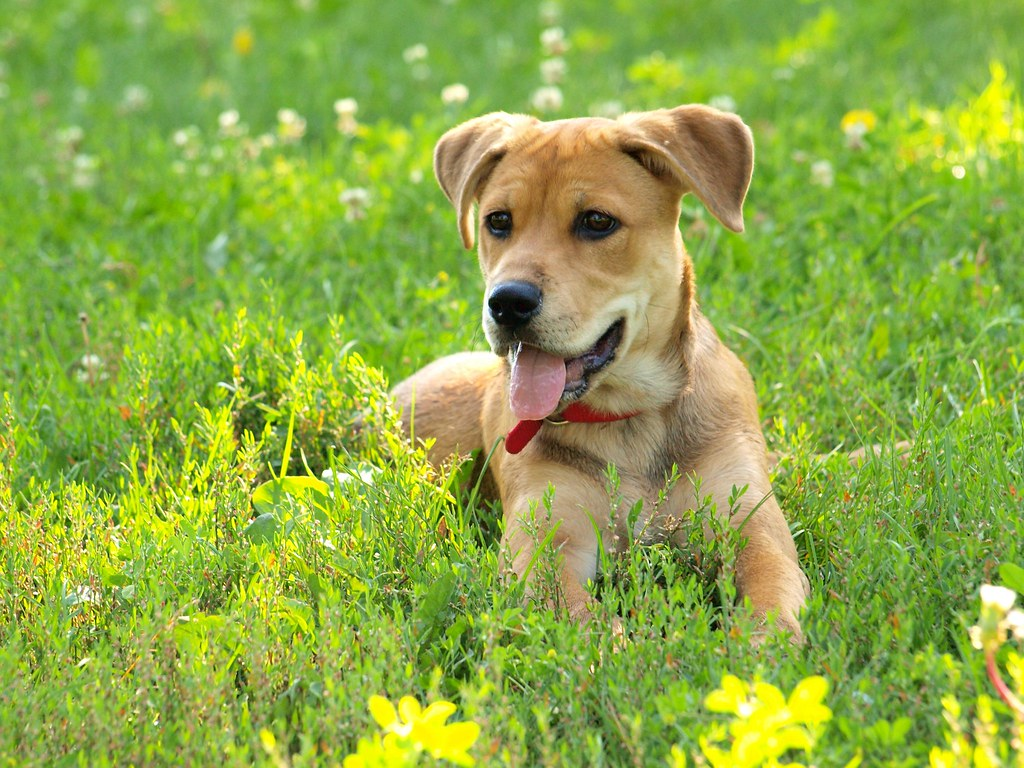
#> input picture Python for ML and AI/Homework 3/dog.png, 1024 x 768 px, found by its file name
$ python hw3_solution.py
#> lines starting #> are read from the running program, lines starting #| are printed output that depends on the picture
#> further down, img is the input picture: shape (768, 1024, 3); mean B, G, R 69.1, 170.8, 142.5
'''

Create a class called ImageAugmentor which needs to have the following methods
1. rotate() which takes an image and an angle in radians and returns the rotated image.
2. translate() which takes an image and a translation in pixels and returns the translated image. Assume that the translation along x- and y-axis are same.
3. scale() which takes an image and a scaling factor and returns the scaled image.
4. noise() which takes an image, the mean and variance of a Gaussian and applies Gaussian noise returns the noisy image.
5. transform() which takes an image and applies random rotation less than 10 degrees, random translation between -10 and 10 pixels, random scaling between 0.8 and 1.1, random Gaussian noise with a mean of 0 and variance between 0 and 0.02 and return the final image. The transform() method will use methods in #1 to #4 for performing the various operations. You do not need to call methods in #1 to #4 directly.


You need to test your code using the 'dog.png' image supplied in your notes. Finally view the output image. Use the test code below for testing your class.

img = cv2.imread("dog.png")
aug = ImageAugmentor()
img1 = aug.transform(img)
print(img1.shape)
plt.imshow(img1)
plt.show()


'''

import random
import numpy as np
import cv2
from skimage.transform import warp, AffineTransform
from skimage.util import random_noise

import matplotlib.pyplot as plt

class ImageAugmentor:
    def rotate(self, img, ang):
#> called with ang = 0.0958
        tform = AffineTransform(rotation=ang)
        out_img = warp(img, tform)
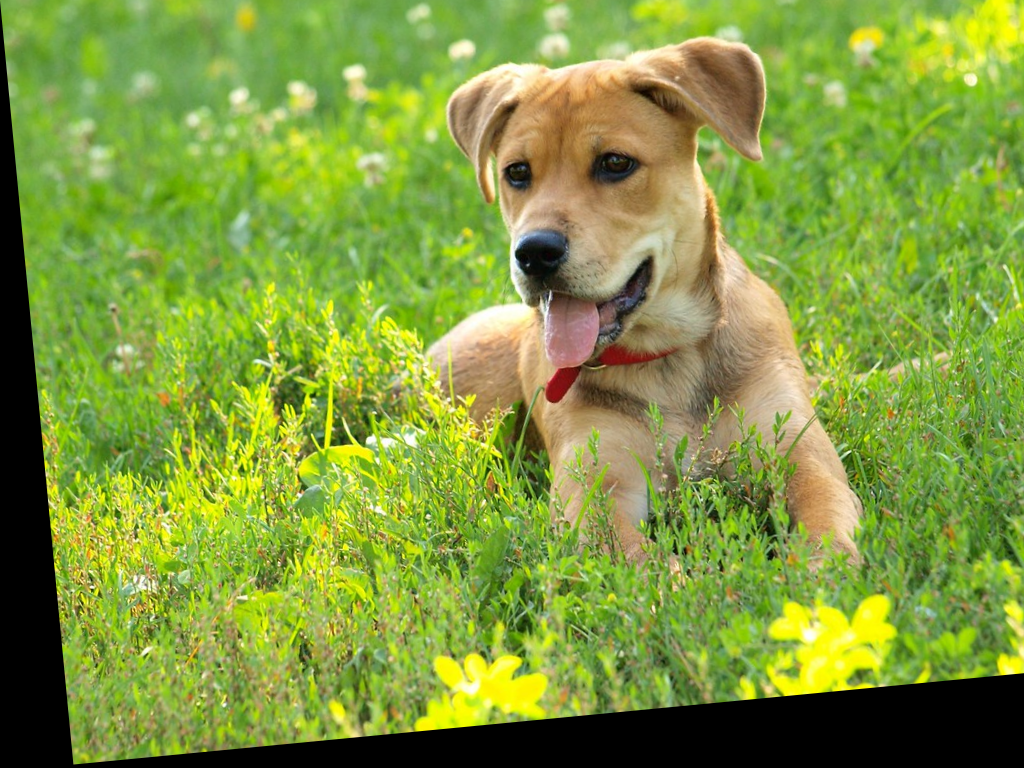
#> out_img: shape (768, 1024, 3) float64; mean B, G, R 0.245, 0.604, 0.509
        return out_img

    def scale(self, img, scale):
        tform = AffineTransform(scale=scale)
        out_img = warp(img, tform)
        return out_img

    def translate(self, img, tr):
#> called with tr = -10
        tform = AffineTransform(translation=(tr, tr))
        out_img = warp(img, tform)
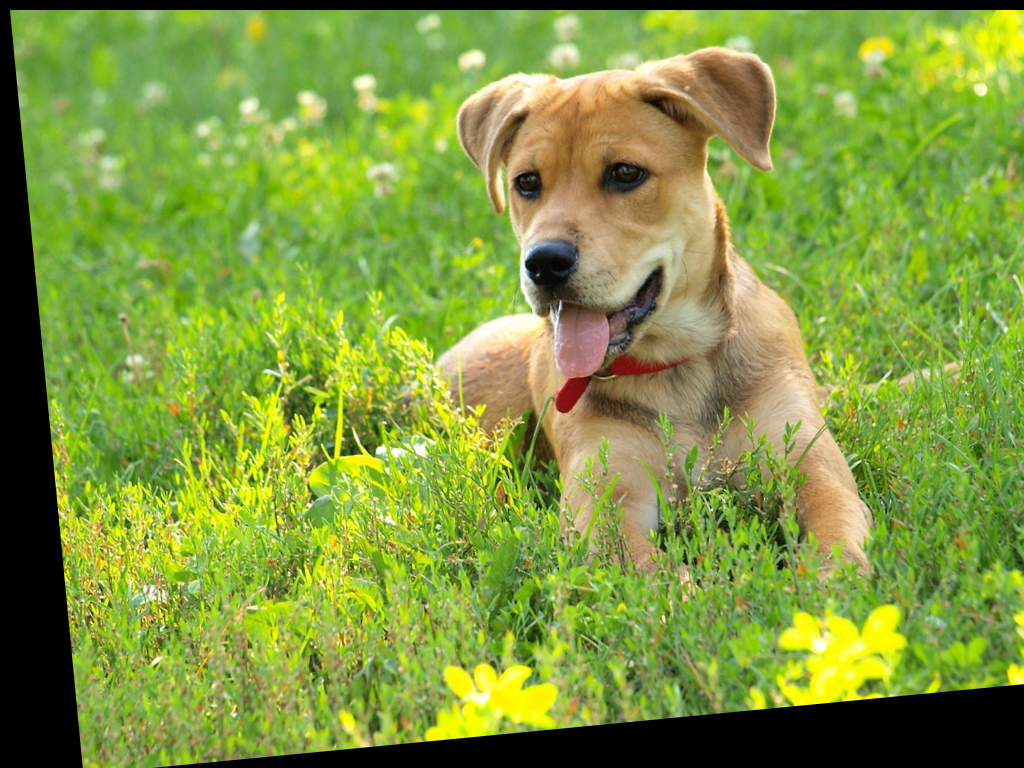
#> out_img: shape (768, 1024, 3) float64; mean B, G, R 0.243, 0.598, 0.504
#> in scale, `out_img = warp(img, tform)`:
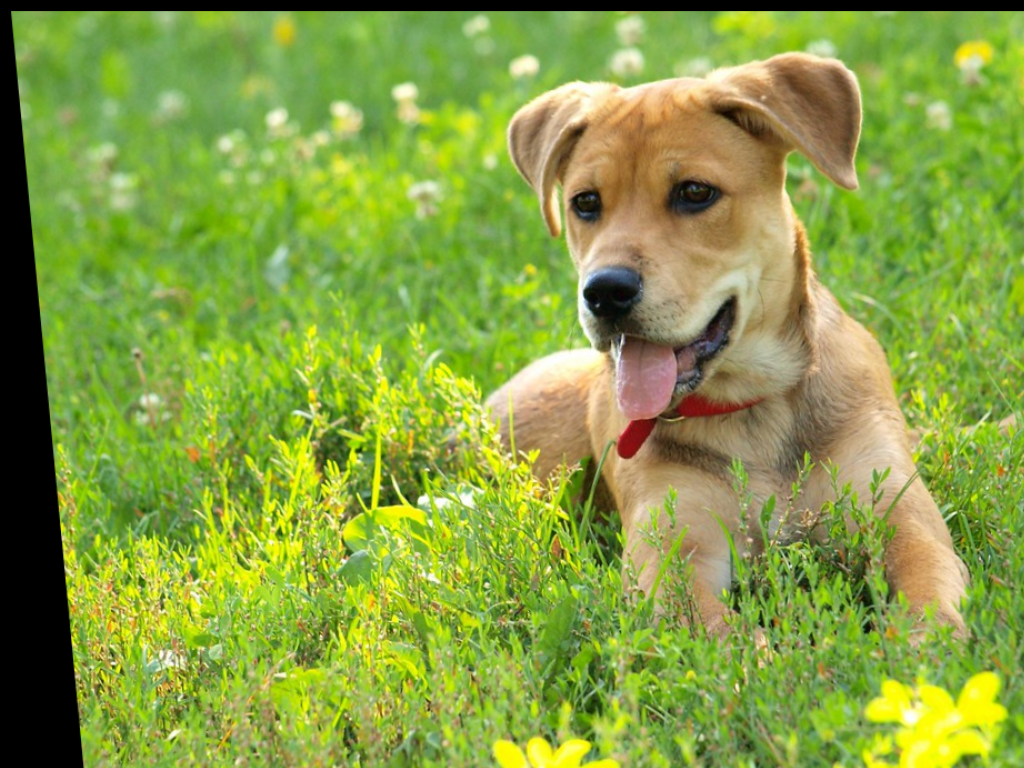
#> out_img: shape (768, 1024, 3) float64; mean B, G, R 0.262, 0.626, 0.533
        return out_img

    def noise(self, img, mean, var):
#> called with mean = 0, var = 0.0125
        return random_noise(img, mean=mean, var=var)

    def transform(self, img):
        rand_rot = np.random.random()*np.pi/18.0
        rand_trans = np.random.randint(-10, 10)
        rand_scale = np.random.randint(8, 11)/10.0
        rand_var = np.random.random()*0.02
        print(rand_rot, rand_trans, rand_scale, rand_var)
        img = self.rotate(img, rand_rot)
        img = self.translate(img, rand_trans)
        img = self.scale(img, (rand_scale, rand_scale))
        img = self.noise(img, 0, rand_var)
        return img

img = cv2.imread("dog.png")
aug = ImageAugmentor()
img1 = aug.transform(img)
print(img1.shape)
#| (768, 1024, 3)
plt.imshow(img1)
plt.show()
